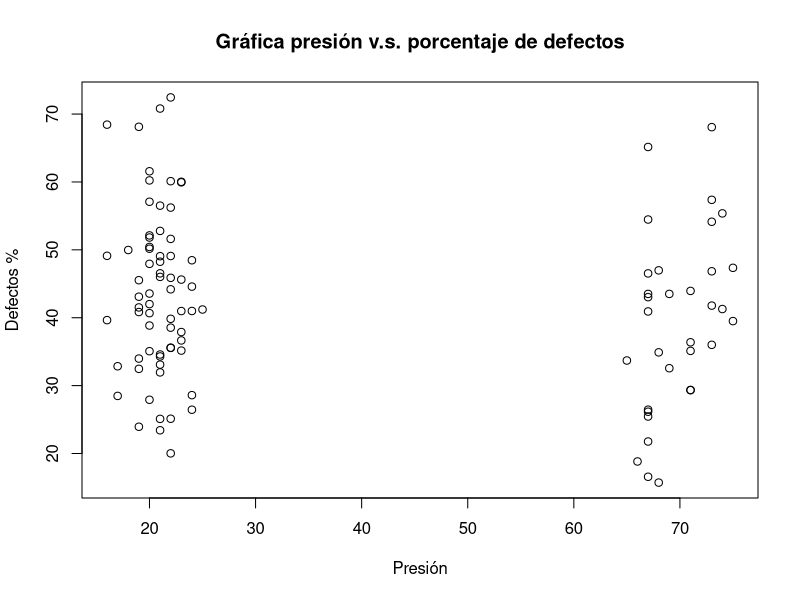
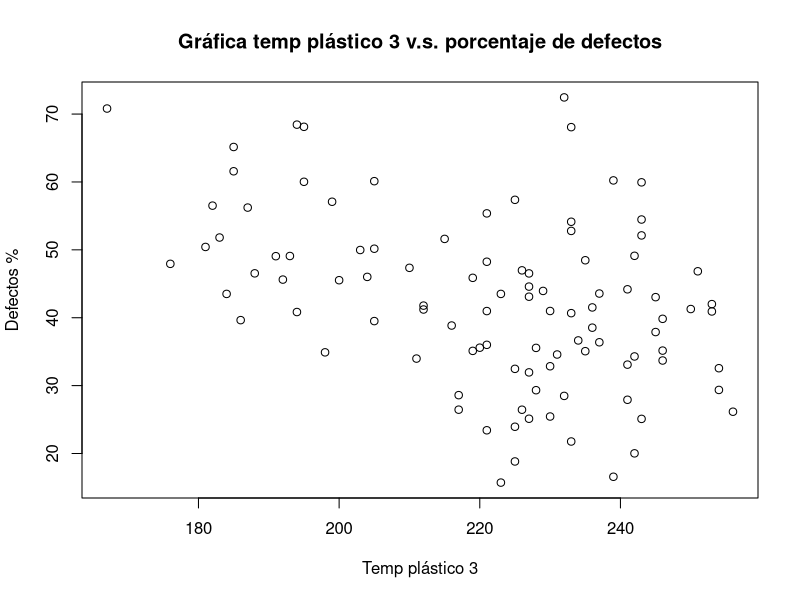
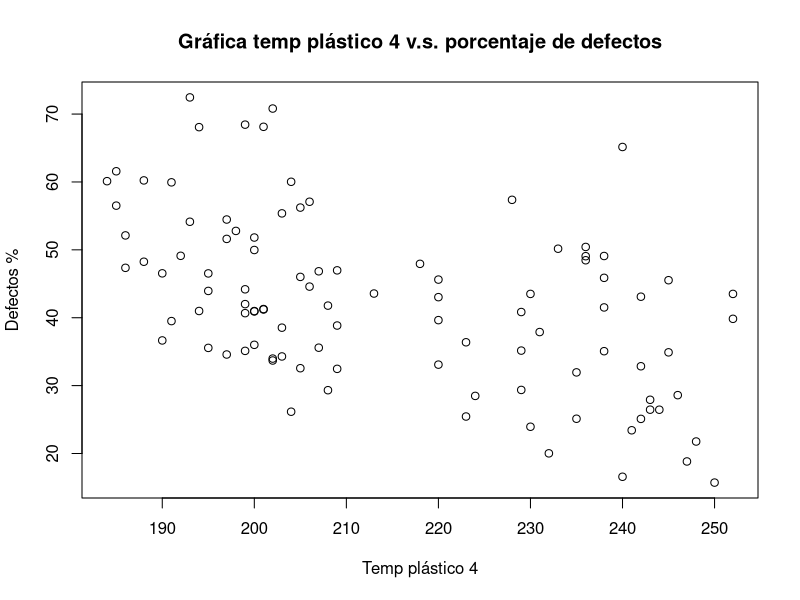
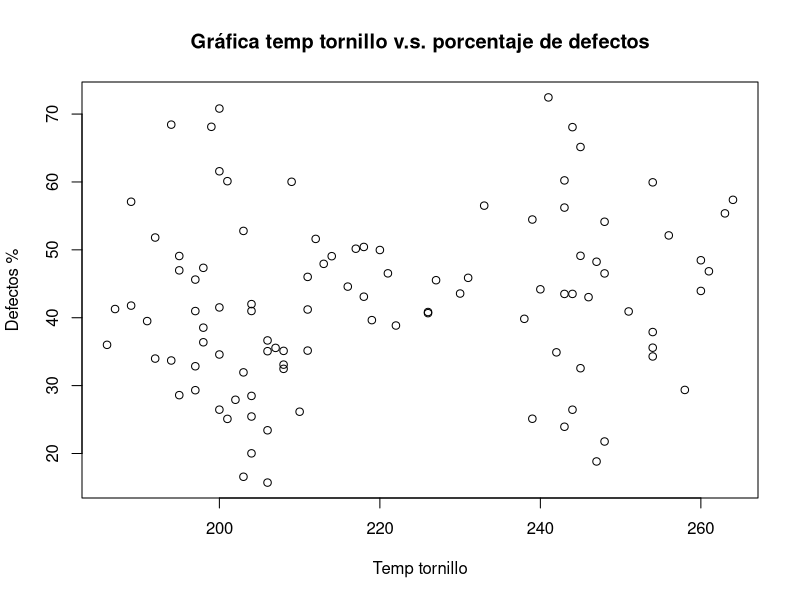
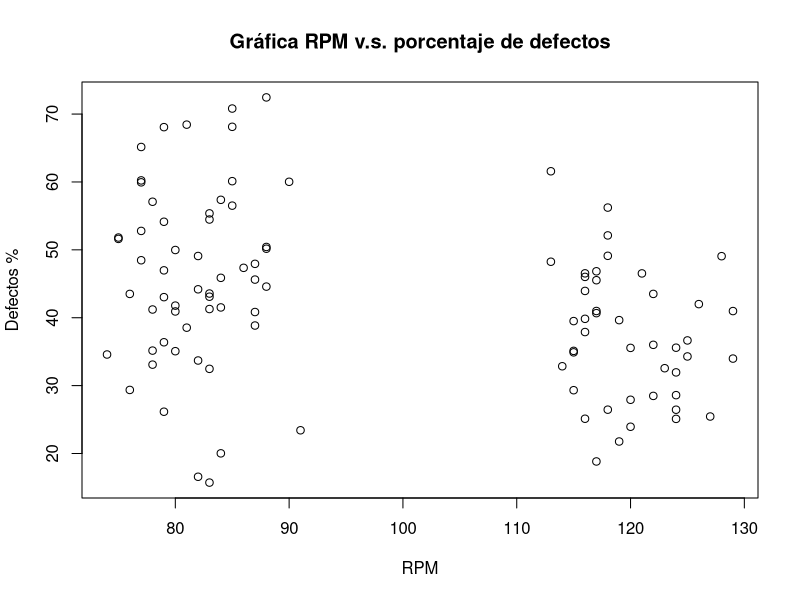
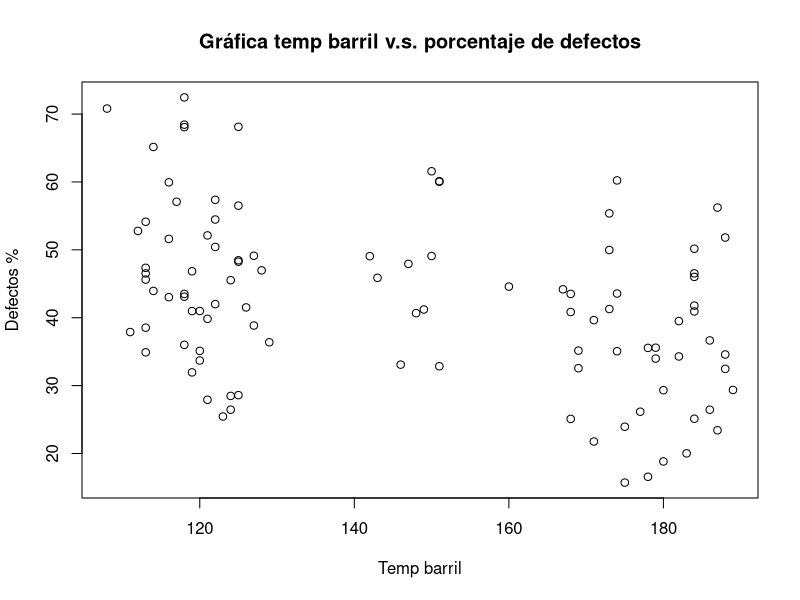
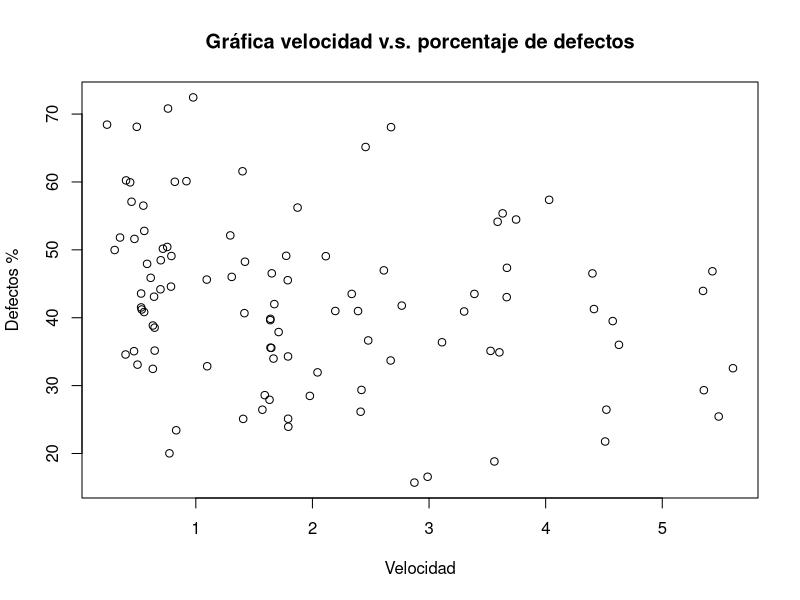
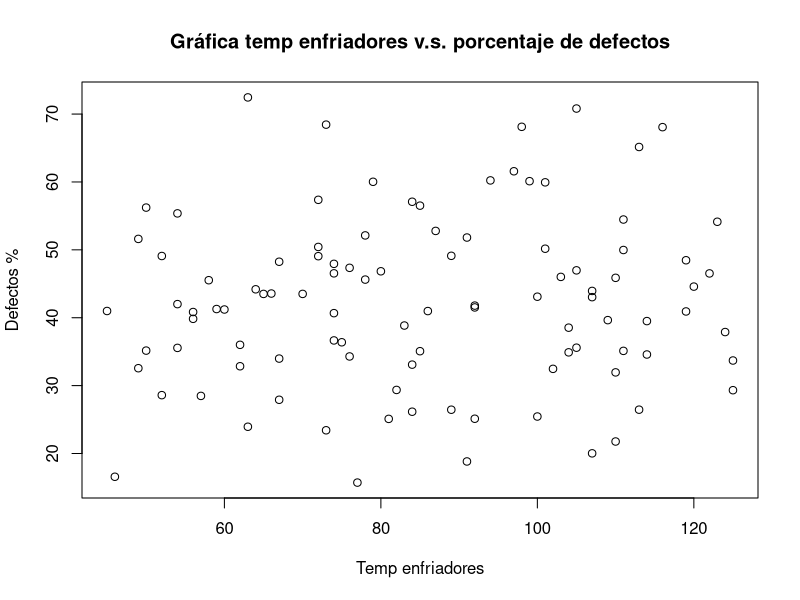

Source code (R) for these figures, in order:
# Antonio Noguerón Bárcenas A01423759
# Annette Pamela Ruiz Abreu A01423595
# Paulina Galindo Rodríguez A01424818

# Primer Análisis de Datos

# Librerías

library(dplyr)
library(tidyr)
library(readr)
library(skimr)
library(readxl)
library(ggplot2)
library(corrplot)
library(GGally)
library(psych)


# Importar datos de situación problema
historico <- read_excel("Datos_Situacion_Problema.xlsx", sheet="Histórico de defectos")
muestreo <- read_excel("Datos_Situacion_Problema.xlsx", sheet="Datos de muestreo", skip=1)
indice <- read_excel("Datos_Situacion_Problema.xlsx", sheet="Índice")

# Exploración de los datos de muestreo
head(muestreo)
str(muestreo)
resumen <- summary(muestreo)
colnames <- names(muestreo)
num_datos <- nrow(muestreo)

#Cambio de nombre a las variabkes
attach(muestreo)
#        NUEVO                 # ANTERIOR
datos<- rename(muestreo, PresionBomba = A,
                TempPlastico3Bomba  = B,
                TempPlastico4Mezcladora = C,
                TempTornilloUsillo = D,
                RpmTornilloUsillo = E,
                TempBarril = F,
                VelocidadExtrusion = G,
                TempEnfriadores = H,
                TipoMateria = I,
                PorcentajeDefectos = Y
               )

names(datos)
attach(datos)


# Graficar cada variable respecto al porcentaje de error

plot(A, Y, main="Gráfica presión v.s. porcentaje de defectos", xlab="Presión", ylab="Defectos %")
plot(B, Y, main="Gráfica temp plástico 3 v.s. porcentaje de defectos", xlab="Temp plástico 3", ylab="Defectos %")
plot(C, Y, main="Gráfica temp plástico 4 v.s. porcentaje de defectos", xlab="Temp plástico 4", ylab="Defectos %")
plot(D, Y, main="Gráfica temp tornillo v.s. porcentaje de defectos", xlab="Temp tornillo", ylab="Defectos %")
plot(E, Y, main="Gráfica RPM v.s. porcentaje de defectos", xlab="RPM", ylab="Defectos %")
plot(F, Y, main="Gráfica temp barril v.s. porcentaje de defectos", xlab="Temp barril", ylab="Defectos %")
plot(G, Y, main="Gráfica velocidad v.s. porcentaje de defectos", xlab="Velocidad", ylab="Defectos %")
plot(H, Y, main="Gráfica temp enfriadores v.s. porcentaje de defectos", xlab="Temp enfriadores", ylab="Defectos %")
plot(I, Y, main="Gráfica materia prima v.s. porcentaje de defectos", xlab="Materia prima", ylab="Defectos %")

# Gráficas múltiples
multi.hist(x = muestreo, dcol = c("blue", "red"),
           dlty = c("dotted","solid"), lwd = c(2,1),
           main = c("A", "B", "C", "D", "E", "F", "G", "H", "I", "Y"))

# Correlograma
corrplot(cor(datos))

#Al ver el correlograma, vimos que la velocidad de extrusión
# y la Presión de la bomba están relacionadas.
plot(PresionBomba, VelocidadExtrusion, main="Gráfica Presión de la Bomba \n v.s. Velocidad de extrusión", xlab="Presión de la Bomba [Bar]", ylab="Velocidad Extrusión [m/s]")
plot(TempPlastico4Mezcladora, PorcentajeDefectos, main="Gráfica de Temperatura de Plástico 4 (mezcladora) \n v.s. Porcentaje de Defectos", xlab="Temperatura Plástico 4 [°C]", ylab="Defectos [%]")
plot(TempPlastico3Bomba, PorcentajeDefectos, main="Gráfica de Temperatura de Plástico 3 (bomba) \n v.s. Porcentaje de Defectos", xlab="Temperatura Plástico 3 [°C]", ylab="Defectos [%]")
plot(TempBarril, PorcentajeDefectos, main="Gráfica de Temperatura del Barril \n v.s. Porcentaje de Defectos", xlab="Temperatura del Barril [°C]", ylab="Defectos [%]")


# Gráficas ggpairs
ggpairs(datos)
#ggpairs(datos, upper = list(coninuous = "smooth"),
#        lower = list(continuous = "blank"),
#        diag = list(continuous = "densityDiag"))


# Regresión lineal inicial

regresion <- lm(Y ~ A + B + C + D + E + F + G + H + I, data=muestreo)
summary(regresion)

# Regresión lineal ajustada 1

regresion1 <- lm(Y ~ A + B + C + D + E + F, data=muestreo)
summary(regresion1)

# Regresión lineal ajustada 2
regresion2 <- lm(Y ~ B + C + D + E + F + H, data=muestreo)
summary(regresion2)

#Regresión con las variables más relacionadas al porcentaje de defectos.
regresion3 <- lm(Y ~ B + C + E + F + G, data=muestreo)
summary(regresion3)



# Modelo de predicción

datos_nuevos <- data.frame(A=73,B=213,C=220,D=195,E=110,F=130,G=4.5,H=70,I=2)
predict(regresion1, datos_nuevos)